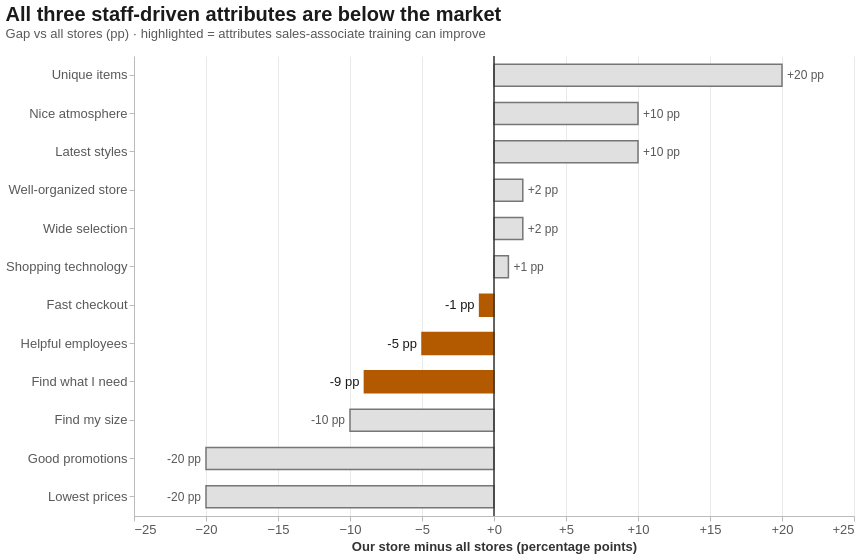

Describe this chart as a Vega-Lite specification.
### Vega-Lite specification from a JSON file in a GitHub repository (floating-point values rounded to 4 significant figures)
{"config": {"view": {"continuousWidth": 300, "continuousHeight": 300, "strokeWidth": 0}, "axis": {"domainColor": "#BBBBBB", "gridColor": "#DDDDDD", "gridOpacity": 0.6, "labelColor": "#595959", "labelFontSize": 13, "labelLimit": 260, "tickColor": "#BBBBBB", "titleColor": "#333333", "titleFontSize": 13}, "font": "Arial, Liberation Sans, Helvetica, sans-serif", "legend": {"labelColor": "#595959", "labelFontSize": 13, "labelLimit": 260, "orient": "top", "titleColor": "#333333", "titleFontSize": 13}, "title": {"anchor": "start", "color": "#1A1A1A", "fontSize": 20, "fontWeight": 600, "offset": 14, "subtitleColor": "#595959", "subtitleFontSize": 13}}, "layer": [{"data": {"name": "data-4de47859f4bdb8360cce0457e17c0dc4"}, "mark": {"type": "bar", "height": 22, "strokeWidth": 1.5}, "encoding": {"color": {"field": "focus", "scale": {"domain": ["Service (staff-driven)", "Other attributes"], "range": ["#B35900", "#E0E0E0"]}, "sort": ["Service (staff-driven)", "Other attributes"], "title": null, "type": "nominal"}, "stroke": {"field": "focus", "legend": null, "scale": {"domain": ["Service (staff-driven)", "Other attributes"], "range": ["#B35900", "#767676"]}, "type": "nominal"}, "tooltip": [{"field": "attribute_full", "title": "Attribute", "type": "nominal"}, {"field": "theme", "title": "Theme", "type": "nominal"}, {"field": "gap_text", "title": "Gap", "type": "nominal"}], "x": {"axis": {"format": "+d", "values": [-25, -20, -15, -10, -5, 0, 5, 10, 15, 20, 25]}, "field": "gap_pp", "scale": {"domain": [-25, 25]}, "title": "Our store minus all stores (percentage points)", "type": "quantitative"}, "y": {"field": "label", "sort": ["Unique items", "Nice atmosphere", "Latest styles", "Well-organized store", "Wide selection", "Shopping technology", "Fast checkout", "Helpful employees", "Find what I need", "Find my size", "Good promotions", "Lowest prices"], "title": null, "type": "nominal"}}}, {"data": {"name": "data-d285a7403ed98ae579761d64a864032b"}, "mark": {"type": "rule", "color": "#333333", "strokeWidth": 1.5}, "encoding": {"x": {"field": "x", "type": "quantitative"}}}, {"layer": [{"mark": {"type": "text", "align": "left", "dx": 5, "fontSize": 12}, "encoding": {"color": {"condition": {"test": "datum.theme == 'Service'", "value": "#1A1A1A"}, "value": "#595959"}, "size": {"condition": {"test": "datum.theme == 'Service'", "value": 13}, "value": 12}, "text": {"field": "gap_text", "type": "nominal"}, "tooltip": [{"field": "attribute_full", "title": "Attribute", "type": "nominal"}, {"field": "theme", "title": "Theme", "type": "nominal"}, {"field": "gap_text", "title": "Gap", "type": "nominal"}], "x": {"axis": {"format": "+d", "values": [-25, -20, -15, -10, -5, 0, 5, 10, 15, 20, 25]}, "field": "gap_pp", "scale": {"domain": [-25, 25]}, "title": "Our store minus all stores (percentage points)", "type": "quantitative"}, "y": {"field": "label", "sort": ["Unique items", "Nice atmosphere", "Latest styles", "Well-organized store", "Wide selection", "Shopping technology", "Fast checkout", "Helpful employees", "Find what I need", "Find my size", "Good promotions", "Lowest prices"], "title": null, "type": "nominal"}}, "transform": [{"filter": "datum.gap_pp >= 0"}]}, {"mark": {"type": "text", "align": "right", "dx": -5, "fontSize": 12}, "encoding": {"color": {"condition": {"test": "datum.theme == 'Service'", "value": "#1A1A1A"}, "value": "#595959"}, "size": {"condition": {"test": "datum.theme == 'Service'", "value": 13}, "value": 12}, "text": {"field": "gap_text", "type": "nominal"}, "tooltip": [{"field": "attribute_full", "title": "Attribute", "type": "nominal"}, {"field": "theme", "title": "Theme", "type": "nominal"}, {"field": "gap_text", "title": "Gap", "type": "nominal"}], "x": {"axis": {"format": "+d", "values": [-25, -20, -15, -10, -5, 0, 5, 10, 15, 20, 25]}, "field": "gap_pp", "scale": {"domain": [-25, 25]}, "title": "Our store minus all stores (percentage points)", "type": "quantitative"}, "y": {"field": "label", "sort": ["Unique items", "Nice atmosphere", "Latest styles", "Well-organized store", "Wide selection", "Shopping technology", "Fast checkout", "Helpful employees", "Find what I need", "Find my size", "Good promotions", "Lowest prices"], "title": null, "type": "nominal"}}, "transform": [{"filter": "datum.gap_pp < 0"}]}], "data": {"name": "data-4de47859f4bdb8360cce0457e17c0dc4"}}], "height": 460, "title": {"text": "All three staff-driven attributes are below the market", "subtitle": "Gap vs all stores (pp) · highlighted = attributes sales-associate training can improve"}, "width": 720, "$schema": "https://vega.github.io/schema/vega-lite/v6.4.1.json", "datasets": {"data-4de47859f4bdb8360cce0457e17c0dc4": [{"attribute": "The store is well-organized.", "our": 0.4, "all_stores": 0.38, "attribute_full": "The store is well-organized.", "label": "Well-organized store", "theme": "Store experience", "gap_pp": 2.0, "status": "On par", "gap_text": "+2 pp", "focus": "Other attributes"}, {"attribute": "Fast and easy checkout.", "our": 0.33, "all_stores": 0.34, "attribute_full": "Fast and easy checkout.", "label": "Fast checkout", "theme": "Service", "gap_pp": -1.0, "status": "On par", "gap_text": "-1 pp", "focus": "Service (staff-driven)"}, {"attribute": "Friendly and helpful employees.", "our": 0.45, "all_stores": 0.5, "attribute_full": "Friendly and helpful employees.", "label": "Helpful employees", "theme": "Service", "gap_pp": -5.0, "status": "Behind", "gap_text": "-5 pp", "focus": "Service (staff-driven)"}, {"attribute": "Good promotions.", "our": 0.45, "all_stores": 0.65, "attribute_full": "Good promotions.", "label": "Good promotions", "theme": "Price & promotions", "gap_pp": -20.0, "status": "Behind", "gap_text": "-20 pp", "focus": "Other attributes"}, {"attribute": "I can find what I'm looking for.", "our": 0.46, "all_stores": 0.55, "attribute_full": "I can find what I'm looking for.", "label": "Find what I need", "theme": "Service", "gap_pp": -9.0, "status": "Behind", "gap_text": "-9 pp", "focus": "Service (staff-driven)"}, {"attribute": "I can find the size I need.", "our": 0.39, "all_stores": 0.49, "attribute_full": "I can find the size I need.", "label": "Find my size", "theme": "Assortment", "gap_pp": -10.0, "status": "Behind", "gap_text": "-10 pp", "focus": "Other attributes"}, {"attribute": "A nice atmosphere.", "our": 0.8, "all_stores": 0.7, "attribute_full": "A nice atmosphere.", "label": "Nice atmosphere", "theme": "Store experience", "gap_pp": 10.0, "status": "Ahead", "gap_text": "+10 pp", "focus": "Other attributes"}, {"attribute": "Latest technology for easy shopping.", "our": 0.35, "all_stores": 0.34, "attribute_full": "Latest technology for easy shopping.", "label": "Shopping technology", "theme": "Store experience", "gap_pp": 1.0, "status": "On par", "gap_text": "+1 pp", "focus": "Other attributes"}, {"attribute": "Lowest sales prices.", "our": 0.4, "all_stores": 0.6, "attribute_full": "Lowest sales prices.", "label": "Lowest prices", "theme": "Price & promotions", "gap_pp": -20.0, "status": "Behind", "gap_text": "-20 pp", "focus": "Other attributes"}, {"attribute": "A wide selection.", "our": 0.49, "all_stores": 0.47, "attribute_full": "A wide selection.", "label": "Wide selection", "theme": "Assortment", "gap_pp": 2.0, "status": "On par", "gap_text": "+2 pp", "focus": "Other attributes"}, {"attribute": "Items I can't find elsewhere.", "our": 0.74, "all_stores": 0.54, "attribute_full": "Items I can't find elsewhere.", "label": "Unique items", "theme": "Assortment", "gap_pp": 20.0, "status": "Ahead", "gap_text": "+20 pp", "focus": "Other attributes"}, {"attribute": "The latest styles.", "our": 0.65, "all_stores": 0.55, "attribute_full": "The latest styles.", "label": "Latest styles", "theme": "Assortment", "gap_pp": 10.0, "status": "Ahead", "gap_text": "+10 pp", "focus": "Other attributes"}], "data-d285a7403ed98ae579761d64a864032b": [{"x": 0}]}}
